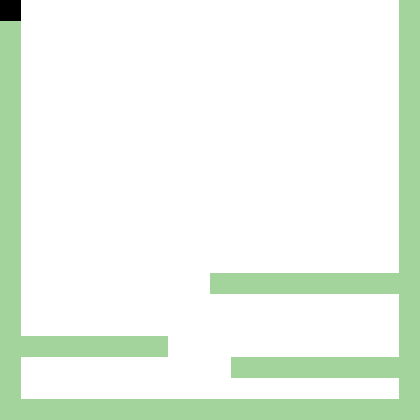

Below is a game level as drawn by its tile map, then a one-line description and the .tmx that defines it (tile-layer data replaced by summaries):
An orthogonal 20x20 tile map with 21x21 px tiles, 2 tile layers (Background, ground), 2 tilesets and 7 objects.

<map version="1.0" orientation="orthogonal" renderorder="right-down" width="20" height="20" tilewidth="21" tileheight="21" nextobjectid="16">
 <tileset firstgid="1" name="background" tilewidth="21" tileheight="21">
  <image source="../images/background.png" width="420" height="420" />
 </tileset>
 <tileset firstgid="401" name="objects" tilewidth="21" tileheight="21">
  <image source="../images/objects.png" width="252" height="63" />
  <tile id="13">
   <properties>
    <property name="Class" value="gatherToken" />
    <property name="sheet" value="object1" />
   </properties>
  </tile>
  <tile id="14">
   <properties>
    <property name="Class" value="Player" />
   </properties>
  </tile>
  <tile id="15">
   <properties>
    <property name="Class" value="GroundEnemy" />
    <property name="sheet" value="object2" />
   </properties>
  </tile>
  <tile id="16">
   <properties>
    <property name="Class" value="VerticalEnemy" />
    <property name="sheet" value="object3" />
   </properties>
  </tile>
  <tile id="17">
   <properties>
    <property name="Class" value="levelFinish" />
    <property name="sheet" value="object4" />
   </properties>
  </tile>
  <tile id="18">
   <properties>
    <property name="Class" value="" />
    <property name="sheet" value="object5" />
   </properties>
  </tile>
  <tile id="19">
   <properties>
    <property name="Class" value="" />
    <property name="sheet" value="object6" />
   </properties>
  </tile>
  <tile id="20">
   <properties>
    <property name="Class" value="" />
    <property name="sheet" value="object7" />
   </properties>
  </tile>
  <tile id="21">
   <properties>
    <property name="Class" value="" />
    <property name="sheet" value="object8" />
   </properties>
  </tile>
  <tile id="22">
   <properties>
    <property name="Class" value="" />
    <property name="sheet" value="object9" />
   </properties>
  </tile>
 </tileset>
 <layer name="Background" width="20" height="20">
  <properties>
   <property name="type" value="0" />
  </properties>
  <data>[400 cells, 400 non-empty, 400 distinct tile ids]</data>
 </layer>
 <layer name="ground" width="20" height="20">
  <properties>
   <property name="collision" value="true" />
  </properties>
  <data>[400 cells, 82 non-empty, 82 distinct tile ids]</data>
 </layer>
 <objectgroup name="Objects">
  <object id="9" gid="415" x="26" y="389" width="21" height="21" />
  <object id="10" gid="414" x="104" y="393" width="21" height="21" />
  <object id="11" gid="414" x="360" y="269" width="21" height="21" />
  <object id="12" gid="416" x="354" y="356" width="21" height="21" />
  <object id="13" gid="416" x="22" y="334" width="21" height="21" />
  <object id="14" gid="417" x="208" y="267" width="21" height="21" />
  <object id="15" gid="418" x="374" y="400" width="21" height="21" />
 </objectgroup>
</map>
